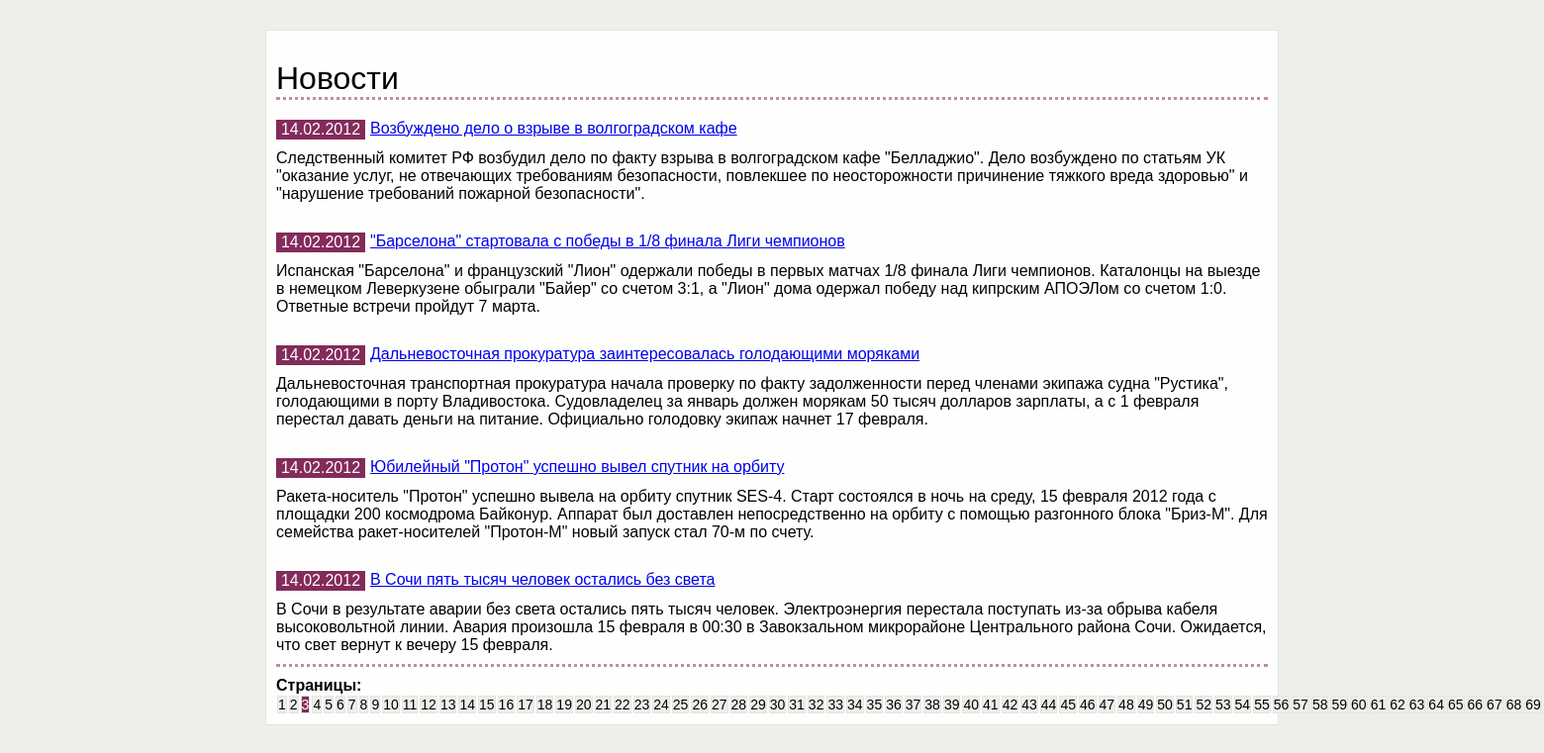
Page /news.php?page=3 on the committed database.
### tables this page shows
CREATE TABLE `news` (
  `id` int(11) UNSIGNED NOT NULL,
  `idate` int(11) UNSIGNED NOT NULL DEFAULT '0',
  `title` varchar(250) NOT NULL DEFAULT '',
  `announce` text,
  `content` text
);

### components/RouterW.php (called while the page is built, shortened)
<?php
class RouterW
{
    public function run($actionName, $paramenters)
    {
        $controllerObject = new NewsController();
        $result = call_user_func(array($controllerObject, $actionName), $paramenters);
    }
}

### models/News.php (called while the page is built, shortened)
<?php
class News
{
    public static function getCountPageWithNews()
    {
        $connect = Connect::getConnection();
        $result = $connect->query("SELECT COUNT(*) FROM news");
        $result->setFetchMode(PDO::FETCH_NUM);
        $countNews = $result->fetch();
        $countNewsOnPage = (int) $countNews[0];
        $countNewsOnPage = ceil($countNewsOnPage / 5);
        return $countNewsOnPage;
    }
    public static function getNewsByPage($page)
    {
        $newsList = array();
        $page = $page * 5 - 5;
        $connect = Connect::getConnection();
        $result = $connect->query(
            'SELECT id, idate, title, announce '
            . 'FROM news '
            . 'ORDER BY idate DESC '
            . 'LIMIT ' . $page . ', 5'
        );
        $i = 0;
        while($row = $result->fetch()) {
            $newsList[$i]['id'] = $row['id'];
            $newsList[$i]['idate'] = $row['idate'];
            $newsList[$i]['title'] = $row['title'];
            $newsList[$i]['announce'] = $row['announce'];
            $i++;
        }
        return $newsList;
    }
}

### views/news/index.php (the view, shortened to what this page needs)
<!DOCTYPE html>
    <head>
        <link rel="stylesheet" href="/css/style.css" />
    </head>
    <body>
 	    <main>
            <h1>Новости</h1>
            <div class="all-news">
                <?php foreach ($newsList as $newsItem) :?>
                    <div class="news">
                        <div class="headline">
                            <div class="data"><?php echo date("d.m.Y", $newsItem['idate']); ?></div>
                            <a href="/view.php?id=<?= $newsItem['id']; ?>"><?= $newsItem['title']; ?></a>
                        </div>
                        <p><?= $newsItem['announce']; ?></p>
                    </div>
                <?php endforeach;?>
            </div>
            <h4>Страницы:</h4>
            <div сlass="list-page">
            <?php
            $i = 1;
            do {
                if (isset($page) && $page == $i)
                {
                    echo '<a class="page page-active" href="/news.php?page=' . $i . '">' . $i . '</a>';
                } elseif ($i == 1 && !isset($page)) {
                    echo '<a class="page page-active" href="/news.php?page=' . $i . '">' . $i . '</a>';
                } else {
                    echo '<a class="page" href="/news.php?page=' . $i . '">' . $i . '</a>';
                }
                $countPages--;
                $i++;
            } while ($countPages > 0);
            ?>
            </div>
        </main>
  <body>
</html>

### css/style.css (style rules this page uses)
* { padding: 0px; font-family: Arial, Helvetica, sans-serif; }
body { background-color: #edefeb; width: 1024px; margin-left: auto; margin-right: auto; }
main { margin: 30px 0 0 0; background-color: #fefffc; border: solid 1.5px #e3e5e2; padding: 10px; }
main h1 { margin: 20px 0 0 0; font-weight: normal; }
.all-news { border-color: #bd8ea6; border-style: dotted; border-left: 2px; border-right: 2px; }
.headline { display: flex; padding: 20px 0 0 0; }
.headline a { float: left; padding: 0 0 0 5px; }
.headline .data { float: left; width: 90px; height: 20px; line-height: 20px; background-color: #832b5b; color: white; text-align: center; }
.all-news p { margin: 0; padding: 0 0 10px 0; }
h4 { margin: 10px 0 0 0; }
.page { margin: 1px; width: 30.5px; height: 20px; line-height: 20px; text-align: center; font-size: 14px; text-decoration: none; background-color: #edefeb; color: black; border: solid 1.5px #e3e5e2; }
.page-active { background-color: #832b5b; color: white; }
.all-news p { padding: 10px 0; }

### rows in the picture
news: idate "14.02.2012", title "Возбуждено дело о взрыве в волгоградском кафе", announce "Следственный комитет РФ возбудил дело по факту взрыва в волгоградском кафе \"Белладжио\". Дело возбуждено по статьям УК \"оказание услуг, не отвечающих требованиям безопасности, повлекшее по неосторожности причинение тяжкого вреда здоровью\" и \"нарушение требований пожарной безопасности\"."
news: idate "14.02.2012", title "\"Барселона\" стартовала с победы в 1/8 финала Лиги чемпионов", announce "Испанская \"Барселона\" и французский \"Лион\" одержали победы в первых матчах 1/8 финала Лиги чемпионов. Каталонцы на выезде в немецком Леверкузене обыграли \"Байер\" со счетом 3:1, а \"Лион\" дома одержал победу над кипрским АПОЭЛом со счетом 1:0. Ответные встречи пройдут 7 марта."
news: idate "14.02.2012", title "Дальневосточная прокуратура заинтересовалась голодающими моряками", announce "Дальневосточная транспортная прокуратура начала проверку по факту задолженности перед членами экипажа судна \"Рустика\", голодающими в порту Владивостока. Судовладелец за январь должен морякам 50 тысяч долларов зарплаты, а с 1 февраля перестал давать деньги на питание. Официально голодовку экипаж начнет 17 февраля."
news: idate "14.02.2012", title "Юбилейный \"Протон\" успешно вывел спутник на орбиту", announce "Ракета-носитель \"Протон\" успешно вывела на орбиту спутник SES-4. Старт состоялся в ночь на среду, 15 февраля 2012 года с площадки 200 космодрома Байконур. Аппарат был доставлен непосредственно на орбиту с помощью разгонного блока \"Бриз-М\". Для семейства ракет-носителей \"Протон-М\" новый запуск стал 70-м по счету."
news: idate "14.02.2012", title "В Сочи пять тысяч человек остались без света", announce "В Сочи в результате аварии без света остались пять тысяч человек. Электроэнергия перестала поступать из-за обрыва кабеля высоковольтной линии. Авария произошла 15 февраля в 00:30 в Завокзальном микрорайоне Центрального района Сочи. Ожидается, что свет вернут к вечеру 15 февраля."
